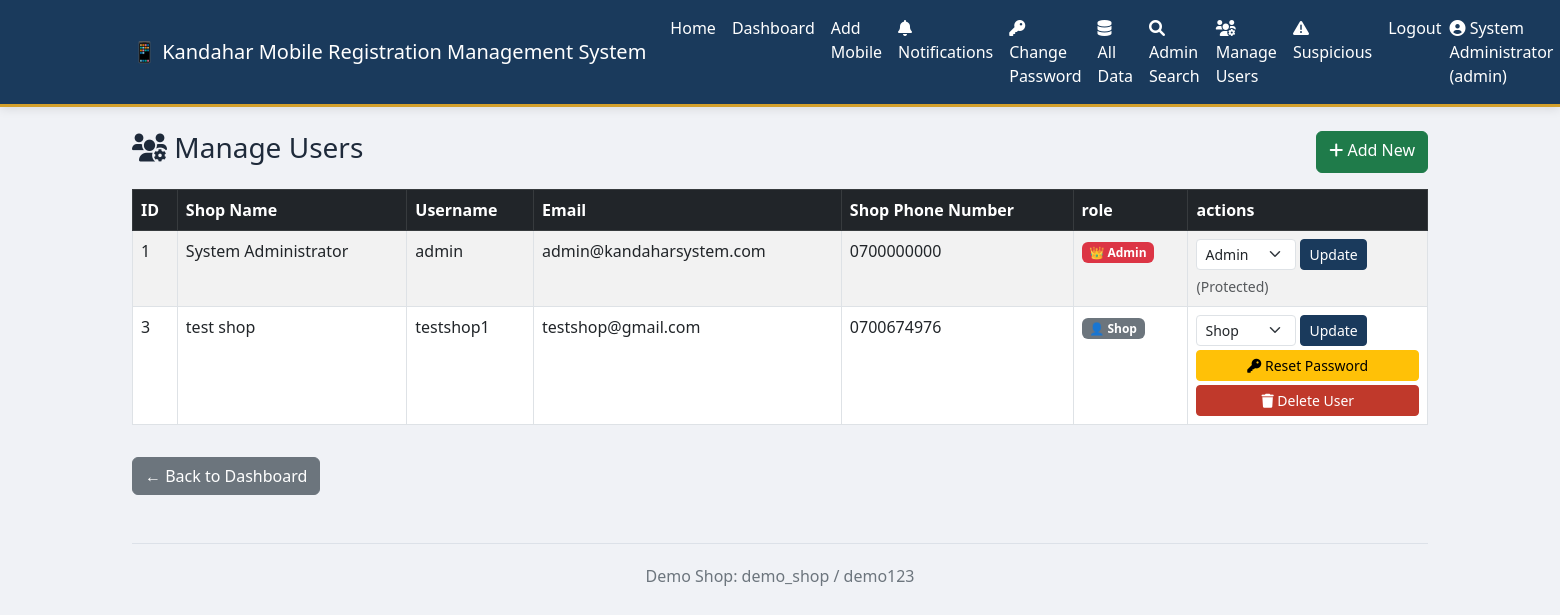
Page /admin/shops (signed in) on the committed database.
### app.py (models this page shows)
class Shop(UserMixin, db.Model):
    __tablename__ = 'shops'
    id = db.Column(db.Integer, primary_key=True)
    shop_name = db.Column(db.String(100), nullable=False)
    location = db.Column(db.String(200), nullable=False)
    contact = db.Column(db.String(20))
    email = db.Column(db.String(120), unique=True, nullable=True)
    username = db.Column(db.String(80), unique=True, nullable=False)
    password_hash = db.Column(db.String(200), nullable=False)
    role = db.Column(db.String(20), default='shop')
    is_blocked = db.Column(db.Boolean, default=False)
    mobiles = db.relationship('Mobile', backref='owner_shop', lazy=True, cascade="all, delete-orphan")

### app.py (the view)
@app.route('/admin/shops')
@login_required
def admin_shops():
    if current_user.role != 'admin':
        flash('Access denied.', 'danger')
        return redirect(url_for('shop_dashboard'))
    all_shops = Shop.query.all()
    return render_template('admin_shops.html', shops=all_shops)

### app.py (called while the page is built)
@app.before_request
def set_language():
    lang = request.args.get('lang')
    if lang in LANGUAGES:
        session['lang'] = lang
    if 'lang' not in session:
        session['lang'] = 'en'

def get_text(key):
    lang = session.get('lang', 'en')
    return T[lang].get(key, key)

@app.context_processor
def inject_translations():
    return dict(t=get_text, current_lang=session.get('lang', 'en'))

@login_manager.user_loader
def load_user(shop_id):
    return Shop.query.get(int(shop_id))

### templates/admin_shops.html
{% extends "base.html" %}
{% block content %}
<div class="d-flex justify-content-between">
    <h3><i class="fas fa-users-cog"></i> {{ t('manage_users') }}</h3>
    <a href="/admin/add-shop" class="btn btn-success"><i class="fas fa-plus"></i> Add New</a>
</div>
<div class="table-responsive mt-3">
    <table class="table table-striped table-bordered">
        <thead class="table-dark">
            <tr>
                <th>ID</th>
                <th>{{ t('shop_name') }}</th>
                <th>{{ t('username') }}</th>
                <th>Email</th>
                <th>{{ t('shop_phone') }}</th>
                <th>{{ t('role') }}</th>
                <th>{{ t('actions') }}</th>
            </tr>
        </thead>
        <tbody>
        {% for shop in shops %}
        <tr>
            <td>{{ shop.id }}</td>
            <td>{{ shop.shop_name }}</td>
            <td>{{ shop.username }}</td>
            <td>{{ shop.email if shop.email else '-' }}</td>
            <td>{{ shop.contact if shop.contact else '-' }}</td>
            <td>
                {% if shop.role == 'admin' %}
                    <span class="badge bg-danger">👑 Admin</span>
                {% else %}
                    <span class="badge bg-secondary">👤 Shop</span>
                {% endif %}
            </td>
            <td>
                <form method="POST" action="/admin/change-role/{{ shop.id }}" class="d-flex gap-1 mb-1">
                    <select name="role" class="form-select form-select-sm" style="width:100px;">
                        <option value="shop" {% if shop.role == 'shop' %}selected{% endif %}>Shop</option>
                        <option value="admin" {% if shop.role == 'admin' %}selected{% endif %}>Admin</option>
                    </select>
                    <button class="btn btn-sm btn-primary">Update</button>
                </form>
                {% if shop.username != 'admin' %}
                <form method="POST" action="/admin/reset-password/{{ shop.id }}" onsubmit="return confirm('{{ t('reset_password_confirm').format(user=shop.username, password='[New 8-char password]') }}');">
                    <button class="btn btn-sm btn-warning w-100 mb-1"><i class="fas fa-key"></i> {{ t('reset_password') }}</button>
                </form>
                {% endif %}
                {% if shop.username != 'admin' %}
                <form method="POST" action="/admin/delete-shop/{{ shop.id }}" onsubmit="return confirm('{{ t('delete_confirm') }}');">
                    <button class="btn btn-sm btn-danger w-100"><i class="fas fa-trash"></i> {{ t('delete_user') }}</button>
                </form>
                {% else %}
                <span class="text-muted small">(Protected)</span>
                {% endif %}
            </td>
        </tr>
        {% endfor %}
        </tbody>
    </table>
</div>
<a href="/shop/dashboard" class="btn btn-secondary mt-3">← Back to Dashboard</a>
{% endblock %}

### templates/base.html (shortened to what this page needs)
<!DOCTYPE html>
<html lang="{{ current_lang }}">
<head>
    <link href="https://cdn.jsdelivr.net/npm/bootstrap@5.3.0/dist/css/bootstrap.min.css" rel="stylesheet">
    <link rel="stylesheet" href="https://cdnjs.cloudflare.com/ajax/libs/font-awesome/6.0.0-beta3/css/all.min.css">
</head>
<body>
    <nav class="navbar navbar-expand-lg navbar-custom">
        <div class="container">
            <a class="navbar-brand" href="/">{{ t('app_name') }}</a>
            <div class="collapse navbar-collapse" id="navbarNav">
                <ul class="navbar-nav me-auto">
                    <li class="nav-item"><a class="nav-link" href="/">{{ t('home') }}</a></li>
                    {% if current_user.is_authenticated %}
                        <li class="nav-item"><a class="nav-link" href="/shop/dashboard">{{ t('dashboard') }}</a></li>
                        <li class="nav-item"><a class="nav-link" href="/shop/add-mobile">{{ t('add_mobile') }}</a></li>
                        <li class="nav-item">
                            <a class="nav-link" href="/shop/notifications" style="position:relative;">
                                <i class="fas fa-bell"></i> {{ t('notifications') }}
                            </a>
                        </li>
                        <li class="nav-item"><a class="nav-link" href="/shop/change-password"><i class="fas fa-key"></i> {{ t('change_password') }}</a></li>
                        {% if current_user.role == 'admin' %}
                            <li class="nav-item"><a class="nav-link" href="/admin/all-mobiles"><i class="fas fa-database"></i> {{ t('all_data') }}</a></li>
<li class="nav-item"><a class="nav-link" href="/admin/search-imei"><i class="fas fa-search"></i> {{ t('admin_search') }}</a></li>
<li class="nav-item"><a class="nav-link" href="/admin/shops"><i class="fas fa-users-cog"></i> {{ t('manage_users') }}</a></li>
<li class="nav-item"><a class="nav-link" href="/admin/suspicious-shops"><i class="fas fa-exclamation-triangle"></i> {{ t('suspicious') }}</a></li>
                        {% endif %}
                        <li class="nav-item"><a class="nav-link" href="/shop/logout">{{ t('logout') }}</a></li>
                    {% else %}
                        <li class="nav-item"><a class="nav-link" href="/shop/login">{{ t('login') }}</a></li>
                    {% endif %}
                </ul>
                {% if current_user.is_authenticated %}
                <span class="navbar-text text-white me-3">
                    <i class="fas fa-user-circle"></i> {{ current_user.shop_name }} ({{ current_user.username }})
                </span>
                {% endif %}
            </div>
        </div>
    </nav>
    <div class="container mt-4">
        {% block content %}{% endblock %}
        <footer class="mt-5 text-center">
            <p>{{ t('demo_creds') }}</p>
        </footer>
    </div>
</body>
</html>

### templates/base.html (style rules this page uses)
:root { --primary-blue: #1a3a5c; --gold: #d4a02b; --gold-hover: #e8b83a; --bg-body-light: #f0f2f6; --text-body-light: #1e2a3a; --bg-card-light: #ffffff; --border-light: #dce1e8; --bg-nav-light: var(--primary-blue); --text-nav-light: #ffffff; --bg-body-dark: #0f1a2b; --text-body-dark: #eaf0f8; --bg-card-dark: #1e3347; --bg-input-dark: #2a4058; --border-dark: #3a5570; --bg-nav-dark: #1a2d42; --text-nav-dark: #ffffff; }
body { background-color: var(--bg-body-light); color: var(--text-body-light); transition: background 0.3s ease, color 0.3s ease; font-family: 'Segoe UI', Tahoma, Geneva, Verdana, sans-serif; }
.navbar-custom { background: var(--bg-nav-light) !important; border-bottom: 3px solid var(--gold); box-shadow: 0 2px 10px rgba(0,0,0,0.1); }
.navbar-custom .navbar-brand, .navbar-custom .nav-link, .navbar-custom .navbar-text { color: var(--text-nav-light) !important; font-weight: 500; }
.table thead { background-color: var(--primary-blue); color: #ffffff; }
.table-striped > tbody > tr:nth-of-type(odd) { background-color: rgba(0, 0, 0, 0.03); }
.btn-primary { background-color: var(--primary-blue); border-color: var(--primary-blue); }
.btn-success { background-color: #1f7b4a; border-color: #1f7b4a; }
.btn-danger { background-color: #c0392b; border-color: #c0392b; }
footer { border-top: 1px solid var(--border-light); padding-top: 20px; color: #6c757d; }

### rows in the picture
Shop: shop_name "System Administrator", username "admin", id "1", email "admin@kandaharsystem.com", contact "0700000000", shows "👑 Admin", role "Admin", shows "(Protected)"
Shop: id "3", shop_name "test shop", username "testshop1", email "testshop@gmail.com", contact "0700674976", shows "👤 Shop", role "Shop", t "Reset Password", t "Delete User"

### other values in the picture
{{ t('app_name') }} "📱 Kandahar Mobile Registration Management System"
{{ t('home') }} "Home"
{{ t('dashboard') }} "Dashboard"
{{ t('add_mobile') }} "Add Mobile"
{{ t('notifications') }} "Notifications"
{{ t('change_password') }} "Change Password"
{{ t('all_data') }} "All Data"
{{ t('admin_search') }} "Admin Search"
{{ t('manage_users') }} "Manage Users"
{{ t('suspicious') }} "Suspicious"
{{ t('logout') }} "Logout"
{{ t('shop_name') }} "Shop Name"
{{ t('username') }} "Username"
{{ t('shop_phone') }} "Shop Phone Number"
{{ t('role') }} "role"
